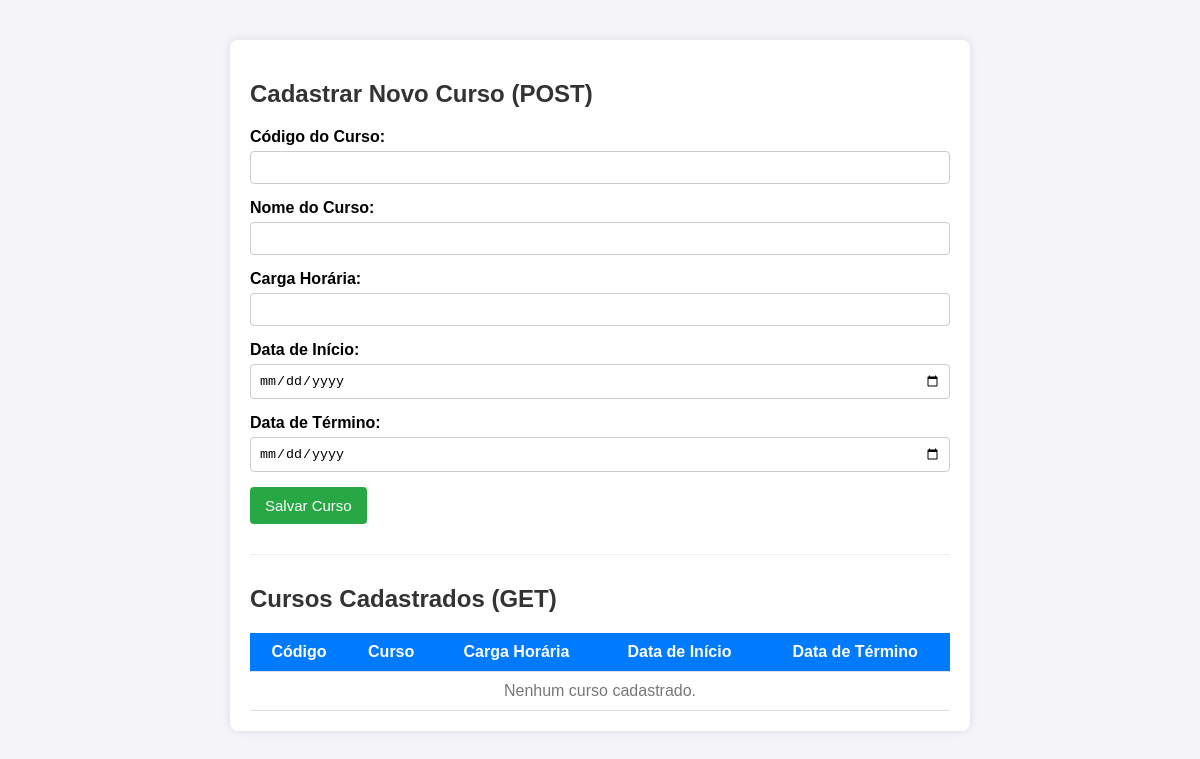
/cadastro-curso/, run on an earlier commit of the app's database.
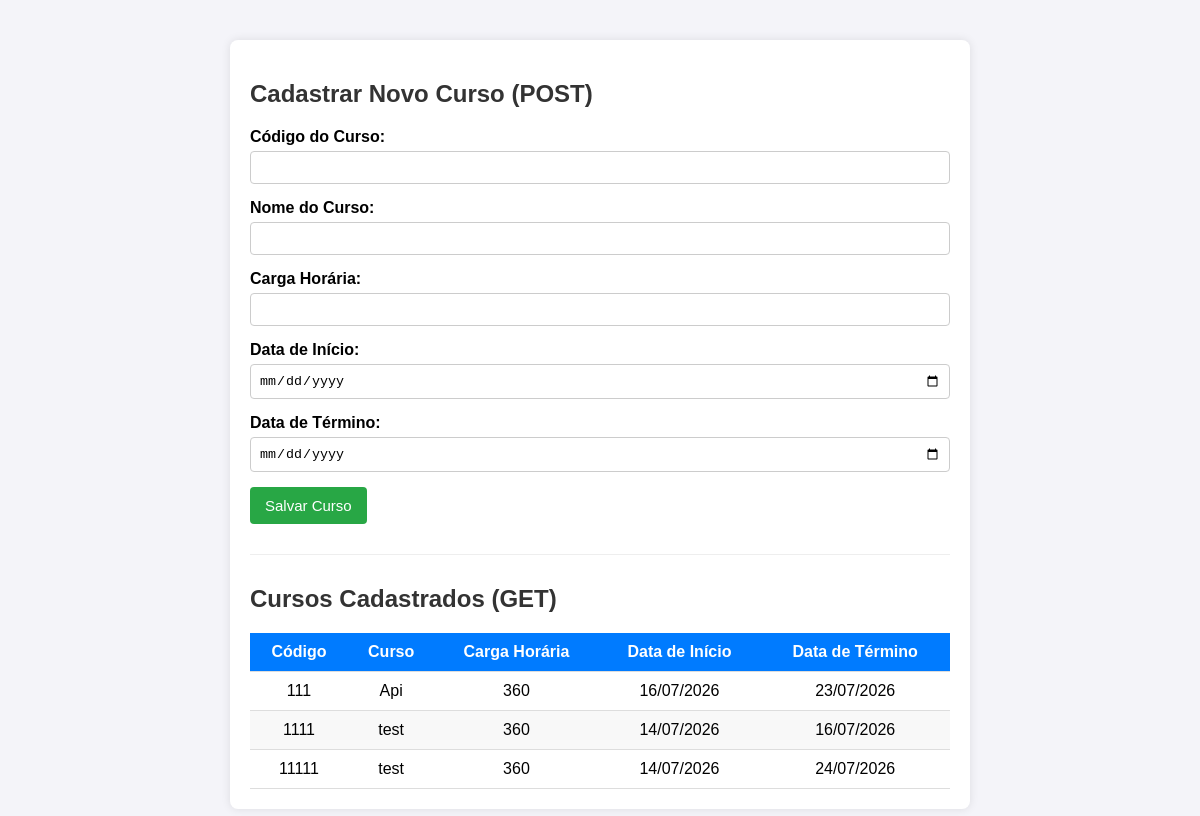
And on a later commit of the database.
### meuapp/models.py (models this page shows, shortened)
class Curso(models.Model):
    codigo = models.IntegerField(verbose_name="Digite o codigo!", primary_key=True)
    nomecurso =  models.CharField(max_length=100,verbose_name="Digite o nome do curso")
    cargarHoraria = models.IntegerField(verbose_name='Digite a carga horária do curso')
    datainicio =  models.DateField(verbose_name='Digite ínicio')
    dataTermino=   models.DateField(verbose_name='Digite Término')

### meuapp/views.py (the view, shortened to what this page needs)
# urls.py: path("cadastro-curso/",CursoView.as_view(),name="cadastro_curso")
class CursoView(View):
    def get(self,request):
        curso = Curso.objects.all()
        return render(request, 'aluno/cadastro_curso.html', {'curso': curso})

### meuapp/templates/aluno/cadastro_curso.html (shortened to what this page needs)
<!DOCTYPE html>
<html lang="pt-br">
<head>
</head>
<body>
<div class="container">
    <h2>Cadastrar Novo Curso (POST)</h2>
    <form method="POST">
        <div class="form-group">
            <label for="codigo">Código do Curso:</label>
            <input type="number" id="codigo" name="codigo" required>
        </div>
        <div class="form-group">
            <label for="nomecurso">Nome do Curso:</label>
            <input type="text" id="nomecurso" name="nomecurso" required>
        </div>
        <div class="form-group">
            <label for="cargarHoraria">Carga Horária:</label>
            <input type="number" id="cargarHoraria" name="cargarHoraria" required>
        </div>
        <div class="form-group">
            <label for="datainicio">Data de Início:</label>
            <input type="date" id="datainicio" name="datainicio" required>
        </div>
        <div class="form-group">
            <label for="dataTermino">Data de Término:</label>
            <input type="date" id="dataTermino" name="dataTermino" required>
        </div>
        <button type="submit">Salvar Curso</button>
    </form>
    <hr style="margin:30px 0; border:0; border-top:1px solid #eee;">
    <h2>Cursos Cadastrados (GET)</h2>
    <table>
        <thead>
            <tr>
                <th>Código</th>
                <th>Curso</th>
                <th>Carga Horária</th>
                <th>Data de Início</th>
                <th>Data de Término</th>
            </tr>
        </thead>
        <tbody>
            {% for cursos in curso %}
            <tr>
                <td>{{ cursos.codigo }}</td>
                <td>{{ cursos.nomecurso }}</td>
                <td>{{ cursos.cargarHoraria }}</td>
                <td>{{ cursos.datainicio|date:"d/m/Y" }}</td>
                <td>{{ cursos.dataTermino|date:"d/m/Y" }}</td>
            </tr>
            {% empty %}
            <tr>
                <td colspan="5" style="text-align:center; color:#777;">
                    Nenhum curso cadastrado.
                </td>
            </tr>
            {% endfor %}
        </tbody>
    </table>
</div>
</body>
</html>

What changed in the data, as far as the page shows it:
added Curso: codigo "111", nomecurso "Api", cargarHoraria "360", datainicio "16/07/2026", dataTermino "23/07/2026"
added Curso: codigo "1111", nomecurso "test", cargarHoraria "360", datainicio "14/07/2026", dataTermino "16/07/2026"
added Curso: codigo "11111", nomecurso "test", cargarHoraria "360", datainicio "14/07/2026", dataTermino "24/07/2026"
Also different on the page:
text no longer shown: "Nenhum curso cadastrado."
